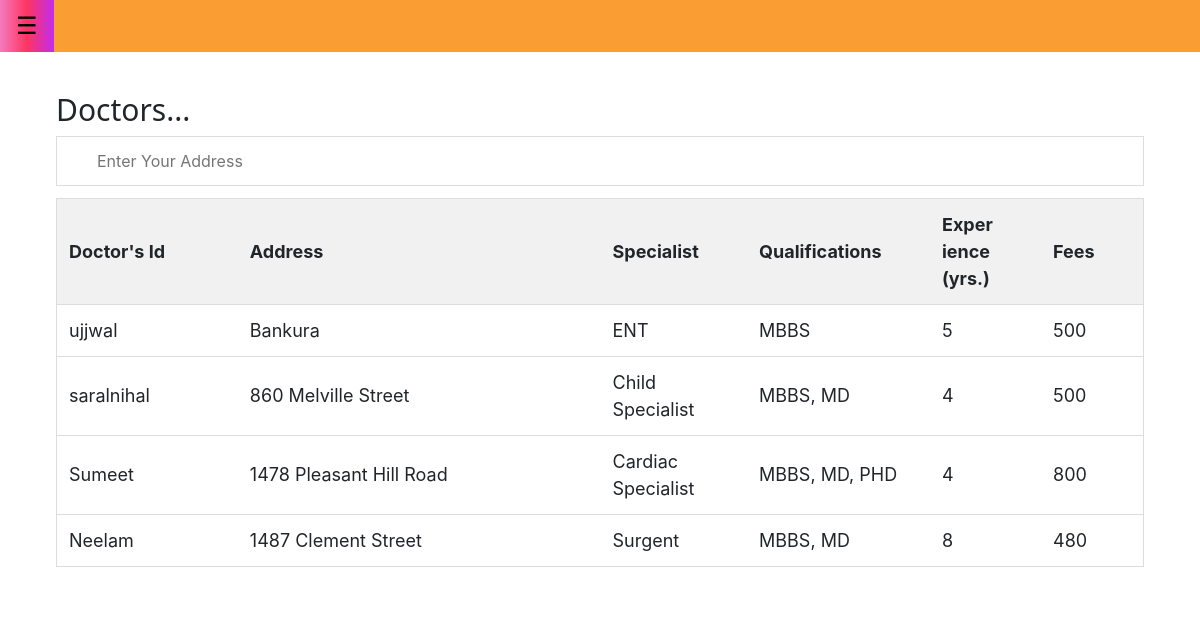
The page /finddoctor (signed in) on the database its author committed.
### accounts/models.py (models this page shows)
class doctors(models.Model):
    username=models.CharField(max_length=500, blank=True,primary_key = True)
    collage=models.CharField(max_length=500)
    university=models.CharField(max_length=500)
    Passing_Year=models.CharField(max_length=500)
    Experience=models.CharField(max_length=500)
    Upload_Profile_Pic= models.FileField(upload_to='dp/doctors/',null=True,blank=True)
    Degrees=models.CharField(max_length=500)
    Supporting_Document= models.FileField(upload_to='dp/doctors/',null=True,blank=True)
    Home_Address=models.CharField(max_length=500)
    Your_Supporting_Document= models.FileField(upload_to='dp/doctors/',null=True,blank=True)
    Hospital_or_Chamber_Address_1=models.CharField(max_length=500)
    Hospital_or_Chamber_Address_2=models.CharField(max_length=500, blank=True)
    Hospital_or_Chamber_Address_3=models.CharField(max_length=500, blank=True)
    Hospital_or_Chamber_Address_4=models.CharField(max_length=500, blank=True)
    Hospital_or_Chamber_Address_5=models.CharField(max_length=500, blank=True)
    Specialist_of=models.CharField(max_length=500,default='0')
    Fees=models.CharField(max_length=5, blank=True)
    Online_Banking_QR_Code_for_Online_Payment=models.ImageField(upload_to='fees', max_length=100, blank=True)

### accounts/views.py (the view)
# urls.py: path('finddoctor', views.finddoctor, name='finddoctor'),
def finddoctor(request):
    context = {
        'obj_list': doctors.objects.all(),
    }
    return render(request,'cheak/doctors.html',context)

### Templates/cheak/doctors.html (shortened to what this page needs)
{% extends "home.html" %}
{% block content %}
<h2>Doctors...</h2>
<input type="text" id="myInput" onkeyup="myFunction()" placeholder="Enter Your Address">
<table id="myTable">
  <tr class="header">
    <th style="width:10%;">Doctor's Id</th>
    <th style="width:20%;">Address</th>
    <th style="width:5%;">Specialist</th>
    <th style="width:5%;">Qualifications</th>
    <th style="width:5%;">Exper<br>ience<br>(yrs.)</th>
    <th style="width:5%;">Fees</th>
  </tr>
  {% for i in obj_list %}
  <tr>
    <td>{{i.username}}</td>
    <td>
    {{i.Hospital_or_Chamber_Address_1}}
    </td>
    <td>{{i.Specialist_of}}</td>
    <td>{{i.Degrees}}
    <td>{{i.Experience}}</td>
    <td>{{i.Fees}}</td>
  </tr>
  {% endfor %}
</table>
{% endblock content %}

### static/css/style2.css (style rules this page uses)
html { box-sizing:border-box }
*,*:before,*:after { box-sizing:inherit }
html { -ms-text-size-adjust:100%;-webkit-text-size-adjust:100% }
button,input,select,textarea,optgroup { font:inherit;margin:0 }
button,input { overflow:visible }
html,body { font-family:Verdana,sans-serif;font-size:15px;line-height:1.5 }
html { overflow-x:hidden }
h2 { font-size:30px }
h1,h2,h3,h4,h5,h6 { font-family:"Segoe UI",Arial,sans-serif;font-weight:400;margin:10px 0 }

### Templates/cheak/doctors.html (style rules this page uses)
* { box-sizing: border-box; }
#myInput { background-image: url('/css/searchicon.png'); background-position: 10px 10px; background-repeat: no-repeat; width: 100%; font-size: 16px; padding: 12px 20px 12px 40px; border: 1px solid #ddd; margin-bottom: 12px; }
#myTable { border-collapse: collapse; width: 100%; border: 1px solid #ddd; font-size: 18px; }
#myTable th, #myTable td { text-align: left; padding: 12px; }
#myTable tr { border-bottom: 1px solid #ddd; }
#myTable tr.header, #myTable tr:hover { background-color: #f1f1f1; }

### rows shown on the page
doctors: username "ujjwal", Hospital_or_Chamber_Address_1 "Bankura", Specialist_of "ENT", Degrees "MBBS", Experience "5", Fees "500"
doctors: username "saralnihal", Hospital_or_Chamber_Address_1 "860 Melville Street", Specialist_of "Child Specialist", Degrees "MBBS, MD", Experience "4", Fees "500"
doctors: username "Sumeet", Hospital_or_Chamber_Address_1 "1478 Pleasant Hill Road", Specialist_of "Cardiac Specialist", Degrees "MBBS, MD, PHD", Experience "4", Fees "800"
doctors: username "Neelam", Hospital_or_Chamber_Address_1 "1487 Clement Street", Specialist_of "Surgent", Degrees "MBBS, MD", Experience "8", Fees "480"
